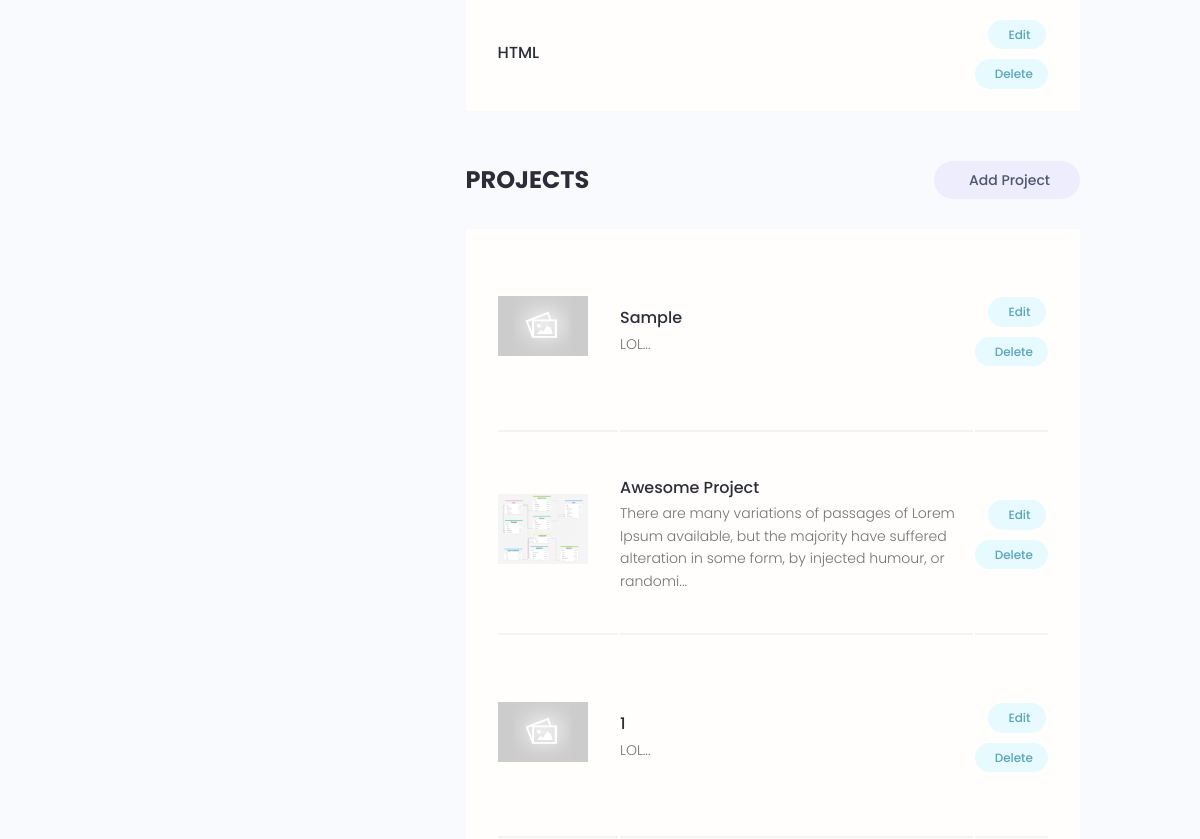
Page /account/ (signed in, middle part) on the earlier database version.
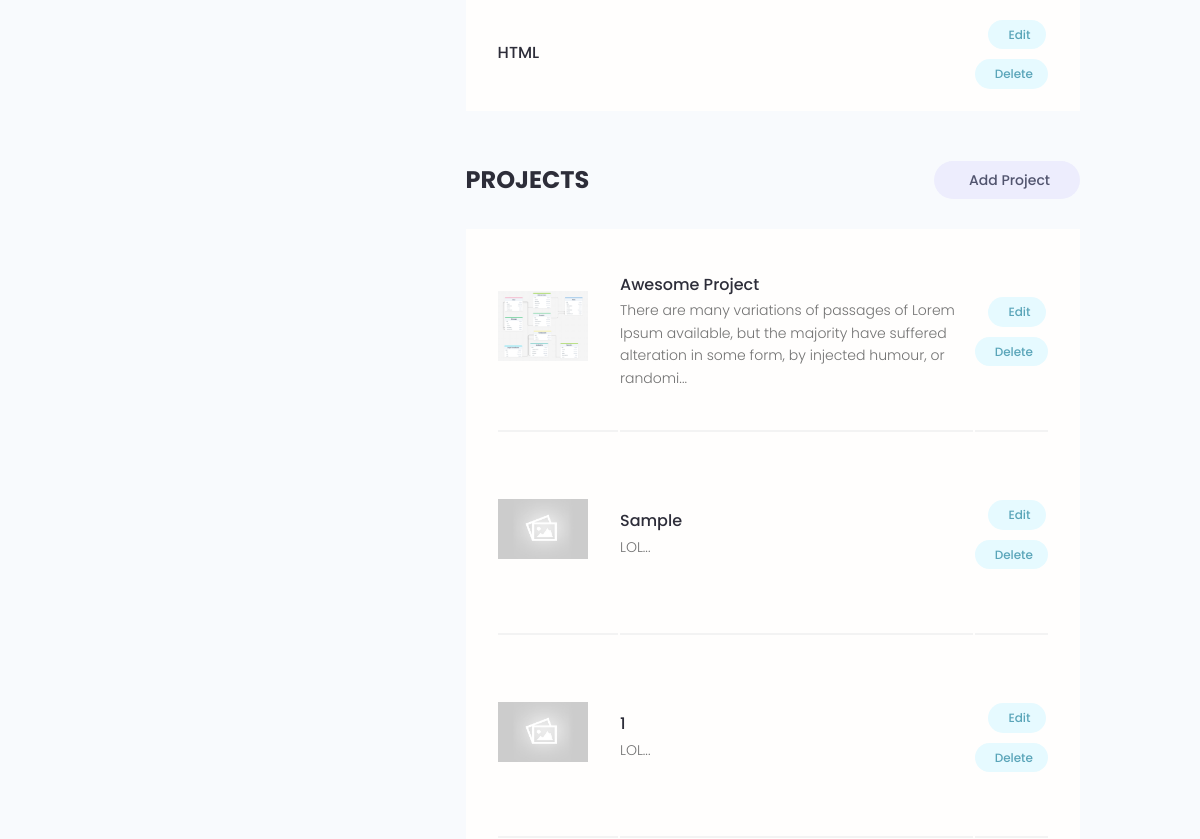
Same page on the later database version.
### users/models.py (models this page shows, shortened)
class Skill(models.Model):
    owner = models.ForeignKey(Profile, on_delete=models.CASCADE, null=True, blank=True)
    name = models.CharField(max_length=200, null=True, blank=True)
    description = models.TextField(null=True, blank=True)
    created = models.DateTimeField(auto_now_add=True)
    id = models.UUIDField(default=uuid.uuid4, primary_key=True, unique=True, editable=False)

### projects/models.py (models this page shows, shortened)
class Project(models.Model):
    owner = models.ForeignKey(Profile, null=True, blank=True, on_delete=models.SET_NULL)
    title = models.CharField(max_length=200)
    image = models.ImageField(null=True, blank=True, default="default.jpg")
    description = models.TextField(null=True, blank=True)
    demo_link = models.CharField(max_length=2000, null=True, blank=True)
    source_link = models.CharField(max_length=2000, null=True, blank=True)
    tags = models.ManyToManyField('Tag', blank=True)
    vote_total = models.IntegerField(default=0, null=True, blank=True)
    vote_ratio = models.IntegerField(default=0, null=True, blank=True)
    created = models.DateTimeField(auto_now_add=True)
    id = models.UUIDField(default=uuid.uuid4, primary_key=True, unique=True, editable=False)
    class Meta:
        ordering = ['-vote_ratio', '-vote_total', 'title']

### users/views.py (the view)
# urls.py: path('account/', views.userAccount, name='account'),
@login_required(login_url='login')
def userAccount(request):
    profile = request.user.profile
    skills = profile.skill_set.all()
    projects = profile.project_set.all()
    context = {'profile': profile, 'skills': skills, 'projects': projects}
    return render(request, 'users/account.html', context)

### users/templates/users/account.html (shortened to what this page needs)
{% extends 'main.html' %}
{% block content %}
<main class="settingsPage profile my-md">
  <div class="container">
    <div class="layout">
      <div class="column column--1of3">
      </div>
      <div class="column column--2of3">
        <table class="settings__table">
          {% for skill in skills %}
          <tr>
            <td class="settings__tableInfo">
              <h4>{{skill.name}}</h4>
            </td>
            <td class="settings__tableActions">
              <a class="tag tag--pill tag--main settings__btn" href="{% url 'update-skill' skill.id %}"
                > Edit</a
              >
              <a class="tag tag--pill tag--main settings__btn" href="{% url 'delete-skill' skill.id %}?next=/account"
                > Delete</a
              >
            </td>
          </tr>
          {% endfor %}
        </table>
        <div class="settings">
          <h3 class="settings__title">Projects</h3>
          <a class="tag tag--pill tag--sub settings__btn tag--lg" href="{% url 'create-project' %}"
            > Add Project</a
          >
        </div>
        <table class="settings__table">
          {% for project in projects %}
          <tr>
            <td class="settings__thumbnail">
              <a href="{% url 'project' project.id %}"
                ><img src="{{project.image.url}}" alt="Project Thumbnail"
              /></a>
            </td>
            <td class="settings__tableInfo">
              <a href="{% url 'project' project.id %}">{{project.title}}</a>
              <p>
                {{project.description | slice:150}}...
              </p>
            </td>
            <td class="settings__tableActions">
              <a class="tag tag--pill tag--main settings__btn" href="{% url 'update-project' project.id %}"
                > Edit</a
              >
              <a class="tag tag--pill tag--main settings__btn" href="{% url 'delete-project' project.id %}?next=/account"
                > Delete</a
              >
            </td>
          </tr>
          {% endfor %}
        </table>
      </div>
    </div>
  </div>
</main>
{% endblock content %}

Differences in the rows shown:
changed Project "Awesome Project": moves up the list
